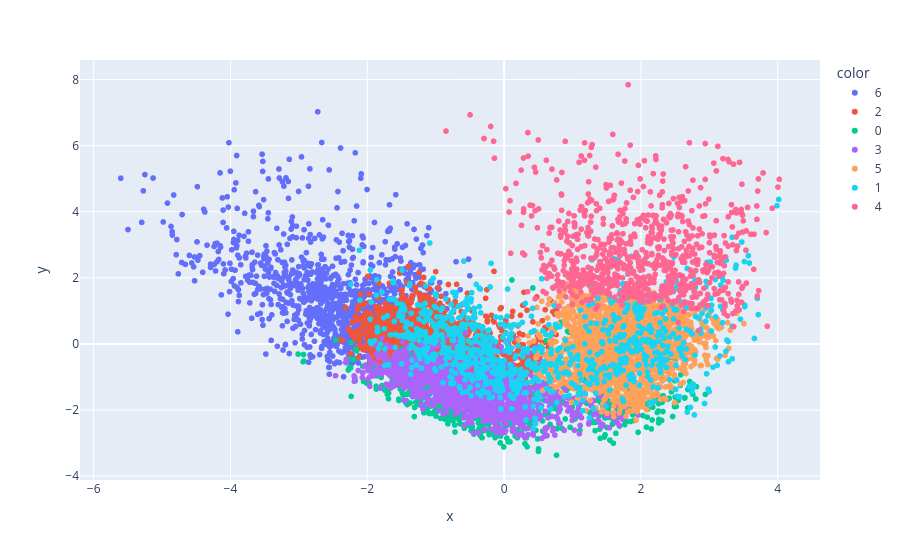

Here is the notebook cell this chart was saved with:
### Code cell
fig = px.scatter(x=X_pca[:,0], y=X_pca[:, 1], color=labels.astype(str))
fig.show()

### Figure 1 — Plotly figure (JSON) as saved in the notebook; plotly's stock layout.template omitted (floating-point values rounded to 4 significant figures; data arrays with more than 128 entries replaced by an {"elided": "..."} marker saying what was removed)
{"data": [{"hovertemplate": "color=6<br>x=%{x}<br>y=%{y}<extra></extra>", "legendgroup": "6", "marker": {"color": "#636efa", "symbol": "circle"}, "mode": "markers", "name": "6", "showlegend": true, "type": "scattergl", "x": {"elided": "1171 float values"}, "xaxis": "x", "y": {"elided": "1171 float values"}, "yaxis": "y"}, {"hovertemplate": "color=2<br>x=%{x}<br>y=%{y}<extra></extra>", "legendgroup": "2", "marker": {"color": "#EF553B", "symbol": "circle"}, "mode": "markers", "name": "2", "showlegend": true, "type": "scattergl", "x": {"elided": "2501 float values"}, "xaxis": "x", "y": {"elided": "2501 float values"}, "yaxis": "y"}, {"hovertemplate": "color=0<br>x=%{x}<br>y=%{y}<extra></extra>", "legendgroup": "0", "marker": {"color": "#00cc96", "symbol": "circle"}, "mode": "markers", "name": "0", "showlegend": true, "type": "scattergl", "x": {"elided": "872 float values"}, "xaxis": "x", "y": {"elided": "872 float values"}, "yaxis": "y"}, {"hovertemplate": "color=3<br>x=%{x}<br>y=%{y}<extra></extra>", "legendgroup": "3", "marker": {"color": "#ab63fa", "symbol": "circle"}, "mode": "markers", "name": "3", "showlegend": true, "type": "scattergl", "x": {"elided": "1486 float values"}, "xaxis": "x", "y": {"elided": "1486 float values"}, "yaxis": "y"}, {"hovertemplate": "color=5<br>x=%{x}<br>y=%{y}<extra></extra>", "legendgroup": "5", "marker": {"color": "#FFA15A", "symbol": "circle"}, "mode": "markers", "name": "5", "showlegend": true, "type": "scattergl", "x": {"elided": "2163 float values"}, "xaxis": "x", "y": {"elided": "2163 float values"}, "yaxis": "y"}, {"hovertemplate": "color=1<br>x=%{x}<br>y=%{y}<extra></extra>", "legendgroup": "1", "marker": {"color": "#19d3f3", "symbol": "circle"}, "mode": "markers", "name": "1", "showlegend": true, "type": "scattergl", "x": {"elided": "959 float values"}, "xaxis": "x", "y": {"elided": "959 float values"}, "yaxis": "y"}, {"hovertemplate": "color=4<br>x=%{x}<br>y=%{y}<extra></extra>", "legendgroup": "4", "marker": {"color": "#FF6692", "symbol": "circle"}, "mode": "markers", "name": "4", "showlegend": true, "type": "scattergl", "x": {"elided": "848 float values"}, "xaxis": "x", "y": {"elided": "848 float values"}, "yaxis": "y"}], "layout": {"legend": {"title": {"text": "color"}, "tracegroupgap": 0}, "margin": {"t": 60}, "xaxis": {"anchor": "y", "domain": [0, 1], "title": {"text": "x"}}, "yaxis": {"anchor": "x", "domain": [0, 1], "title": {"text": "y"}}}}
